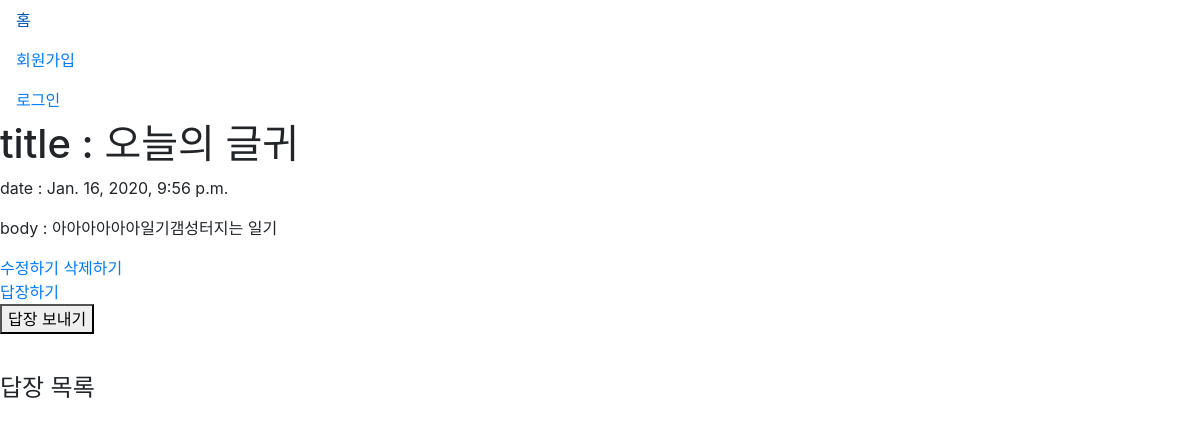
Before: /myapp/read/1 with the older database file.
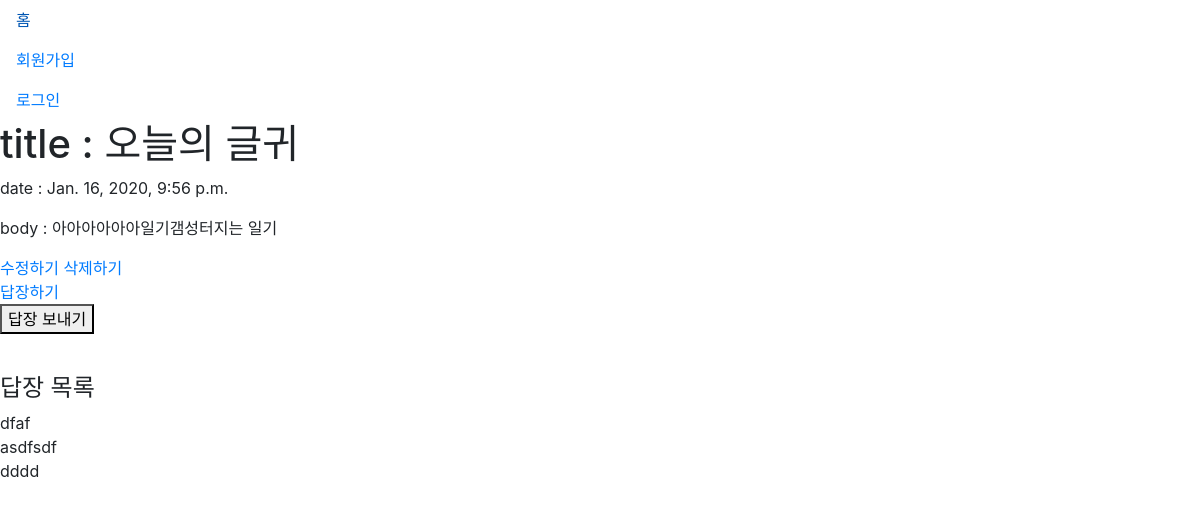
After: the same page with the newer database file.
### myapp/models.py (models this page shows, shortened)
class Comment(models.Model):
    letter = models.ForeignKey(Letter, on_delete=models.CASCADE)
    content = models.CharField(max_length=100)
    created_at = models.DateTimeField(auto_now_add=True)
    updated_at = models.DateTimeField(auto_now=True)

### myapp/views.py (the view)
# urls.py: path('read/<int:letter_id>', views.read, name = 'read'),
def read(request, letter_id):
    letter_detail = get_object_or_404(Letter, pk = letter_id)
    return render(request, 'myapp/read.html', {'letter':letter_detail})

### myapp/templates/myapp/read.html (shortened to what this page needs)
{% extends 'base.html' %}
{% block content %}
<h1>title : {{letter.title}}</h1>
<p>date : {{letter.pub_date}}</p>
<p>body : {{letter.body}}</p>
<a href="{% url 'letterupdate' letter.id %}">수정하기</a>
<a href="{% url 'letterdelete' letter.id %}" onclick="return confirm('정말 삭제하시겠습니까?')">삭제하기</a>
<a href="{% url 'commentcreate' letter.id %}">답장하기</a>
<form method='POST'>
    <button type='submit'>답장 보내기</button>
</form>
<h4>답장 목록</h4>
    {% for comment in letter.comment_set.all %}
        {{ comment.content }}<br/>
    {% endfor %}
{% endblock %}

Changed rows visible on the page:
added Comment: content "dfaf"
added Comment: content "asdfsdf"
added Comment: content "dddd"
